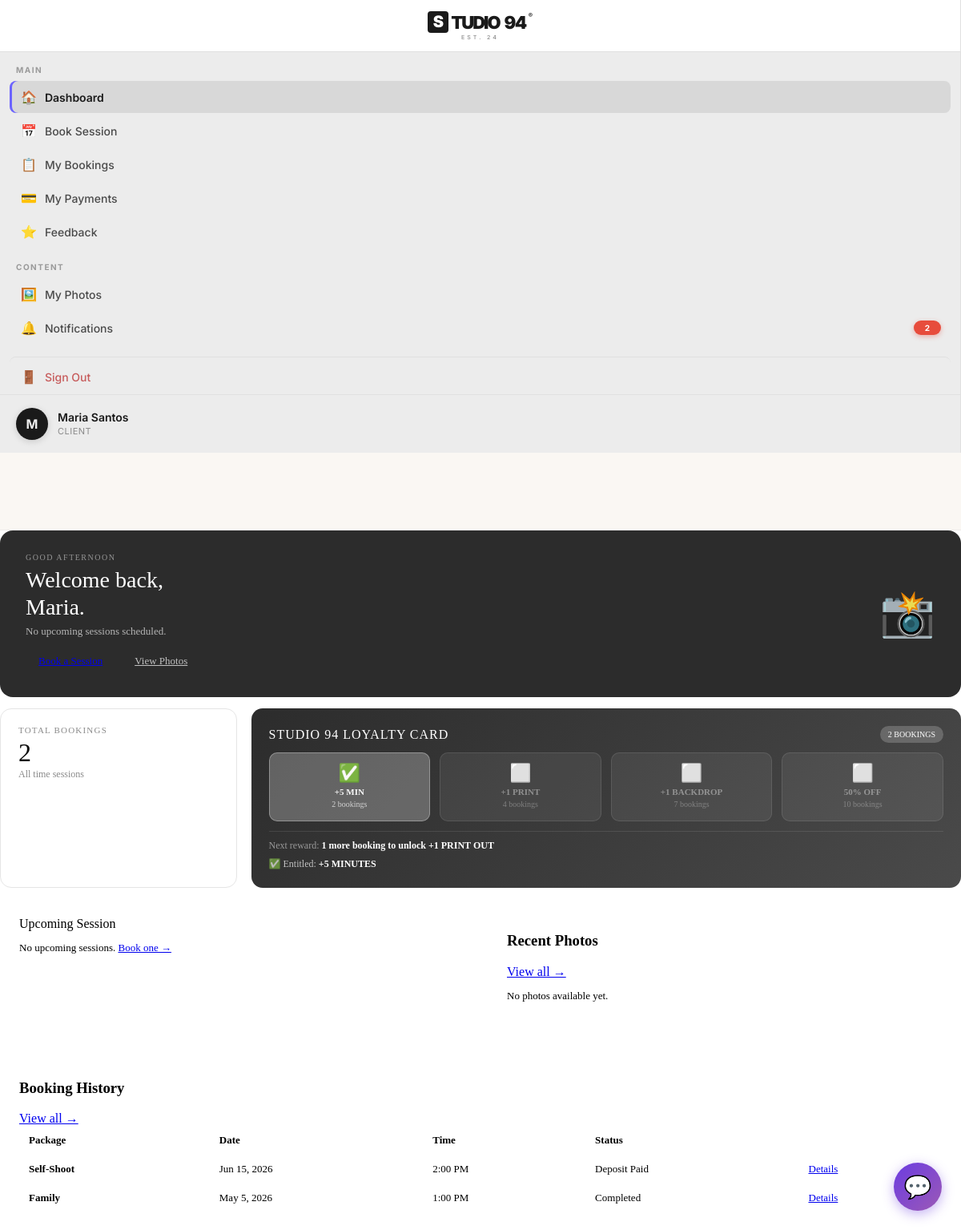
/ (signed in), run on the app's committed database.
### tables this page shows
CREATE TABLE IF NOT EXISTS users (
    id          INT UNSIGNED AUTO_INCREMENT PRIMARY KEY,
    name        VARCHAR(120)  NOT NULL,
    email       VARCHAR(180)  NOT NULL UNIQUE,
    phone       VARCHAR(30)   DEFAULT '',
    password    VARCHAR(255)  NOT NULL,
    role        ENUM('admin','staff','client') NOT NULL DEFAULT 'client',
    is_active   TINYINT(1)    NOT NULL DEFAULT 1,
    avatar      VARCHAR(255)  DEFAULT NULL,
    created_at  DATETIME      NOT NULL DEFAULT CURRENT_TIMESTAMP,
    updated_at  DATETIME      NOT NULL DEFAULT CURRENT_TIMESTAMP ON UPDATE CURRENT_TIMESTAMP
);

CREATE TABLE IF NOT EXISTS loyalty_cards (
    id              INT UNSIGNED AUTO_INCREMENT PRIMARY KEY,
    user_id         INT UNSIGNED  NOT NULL UNIQUE,
    card_number     VARCHAR(20)   NOT NULL UNIQUE,
    total_bookings  INT           NOT NULL DEFAULT 0,
    rewards_used    JSON          DEFAULT NULL,
    status          ENUM('Active','Inactive') NOT NULL DEFAULT 'Active',
    created_at      DATETIME      NOT NULL DEFAULT CURRENT_TIMESTAMP,
    updated_at      DATETIME      NOT NULL DEFAULT CURRENT_TIMESTAMP ON UPDATE CURRENT_TIMESTAMP,
    FOREIGN KEY (user_id) REFERENCES users(id) ON DELETE CASCADE
);

CREATE TABLE IF NOT EXISTS bookings (
    id               INT UNSIGNED AUTO_INCREMENT PRIMARY KEY,
    booking_ref      VARCHAR(20)   NOT NULL UNIQUE,
    user_id          INT UNSIGNED  NOT NULL,
    package_id       INT UNSIGNED  NOT NULL,
    date             DATE          NOT NULL,
    time             VARCHAR(20)   NOT NULL,
    people           INT           NOT NULL DEFAULT 1,
    phone            VARCHAR(30)   DEFAULT '',
    notes            TEXT          DEFAULT NULL,
    type             ENUM('online','walk-in') NOT NULL DEFAULT 'online',
    status           ENUM('Awaiting Approval','Approved (Unpaid)','Deposit Paid','Completed','Cancelled') NOT NULL DEFAULT 'Awaiting Approval',
    package_price    DECIMAL(10,2) DEFAULT 0,
    deposit_amount   DECIMAL(10,2) DEFAULT 0,
    deposit_paid     BOOLEAN       DEFAULT FALSE,
    remaining_balance DECIMAL(10,2) DEFAULT 0,
    fully_paid       BOOLEAN       DEFAULT FALSE,
    loyalty_reward   VARCHAR(30)   DEFAULT NULL,
    created_at       DATETIME      NOT NULL DEFAULT CURRENT_TIMESTAMP,
    updated_at       DATETIME      NOT NULL DEFAULT CURRENT_TIMESTAMP ON UPDATE CURRENT_TIMESTAMP,
    FOREIGN KEY (user_id)    REFERENCES users(id)    ON DELETE CASCADE,
    FOREIGN KEY (package_id) REFERENCES packages(id) ON DELETE RESTRICT
);

CREATE TABLE IF NOT EXISTS packages (
    id          INT UNSIGNED AUTO_INCREMENT PRIMARY KEY,
    parent_id   INT UNSIGNED  DEFAULT NULL,
    name        VARCHAR(80)   NOT NULL,
    price       DECIMAL(10,2) NOT NULL,
    duration    VARCHAR(50)   DEFAULT '',
    description TEXT          DEFAULT NULL,
    features    JSON          DEFAULT NULL,
    color       VARCHAR(30)   DEFAULT '#B0C4DE',
    is_active   TINYINT(1)    NOT NULL DEFAULT 1,
    is_popular  TINYINT(1)    NOT NULL DEFAULT 0,
    max_pax     INT           DEFAULT NULL,
    created_at  DATETIME      NOT NULL DEFAULT CURRENT_TIMESTAMP,
    FOREIGN KEY (parent_id) REFERENCES packages(id) ON DELETE CASCADE
);

### pages/client/dashboard.php (the view, shortened to what the rows shown need)
<?php
$pdo  = db();
$uid  = $user['id'];
$lcStmt = $pdo->prepare("SELECT total_bookings, card_number FROM loyalty_cards WHERE user_id=?");
$lcStmt->execute([$uid]);
$lc = $lcStmt->fetch();
$bookingCount = $lc ? (int)$lc['total_bookings'] : 0;
$rewards  = getLoyaltyRewards($bookingCount);
$progress = getLoyaltyProgress($bookingCount);
$upcoming = $pdo->prepare("SELECT b.*, p.name as pkg_name, p.duration FROM bookings b JOIN packages p ON b.package_id=p.id
    WHERE b.user_id=? AND b.date >= CURDATE() AND b.status NOT IN ('Cancelled') ORDER BY b.date ASC LIMIT 1");
$upcoming->execute([$uid]);
$nextSession = $upcoming->fetch();
$recentStmt = $pdo->prepare("SELECT b.*, p.name as pkg_name FROM bookings b JOIN packages p ON b.package_id=p.id
    WHERE b.user_id=? ORDER BY b.created_at DESC LIMIT 5");
$recentStmt->execute([$uid]);
$recentBookings = $recentStmt->fetchAll();
$totalBookings = $pdo->prepare("SELECT COUNT(*) FROM bookings WHERE user_id = ?");
$totalBookings->execute([$uid]);
$hasPreviousBookings = (int)$totalBookings->fetchColumn() > 0;
$greeting = $hasPreviousBookings ? 'Welcome back,' : 'Welcome,';
?>
<div class="welcome-banner">
  <div class="welcome-banner-text">
    <div class="eyebrow">Good <?= date('G') < 12 ? 'morning' : (date('G') < 17 ? 'afternoon' : 'evening') ?></div>
    <h2><?= $greeting ?><br/><?= clean(explode(' ', $user['name'])[0]) ?>.</h2>
    <p><?= $nextSession ? 'You have 1 upcoming session.' : 'No upcoming sessions scheduled.' ?></p>
    <div class="welcome-banner-actions">
      <a href="index.php?page=booking" class="btn-primary">Book a Session</a>
      <a href="index.php?page=photos" class="btn-ghost" style="color:rgba(255,255,255,0.7);border-color:rgba(255,255,255,0.2);">View Photos</a>
    </div>
  </div>
</div>
<div class="stats-grid">
  <div class="stat-card loyalty-card">
    <div class="loyalty-header">
      <div class="loyalty-title">STUDIO 94 LOYALTY CARD</div>
      <span class="badge"><?= $bookingCount ?> BOOKINGS</span>
    </div>
    <div class="loyalty-next">
      Next reward: <strong style="color:white;"><?= $progress['next'] ?></strong>
    </div>
    <?php if (!empty($rewards)): ?>
      <div class="loyalty-earned">
        ✅ Entitled: <strong style="color:white;"><?= implode(', ', $rewards) ?></strong>
      </div>
    <?php endif; ?>
  </div>
</div>
<div class="card" style="margin-top:20px;">
  <div class="table-wrap">
    <table>
      <thead>
        <tr>
          <th>Package</th>
          <th>Date</th>
          <th>Time</th>
          <th>Status</th>
          <th></th>
        </tr>
      </thead>
      <tbody>
        <?php foreach ($recentBookings as $b): ?>
        <tr>
          <td><strong><?= clean($b['pkg_name']) ?></strong></td>
          <td><?= formatDate($b['date']) ?></td>
          <td><?= clean($b['time']) ?></td>
          <td><?= statusBadge($b['status']) ?></td>
          <td><a href="index.php?page=bookings" class="btn-ghost btn-sm">Details</a></td>
        </tr>
        <?php endforeach; ?>
      </tbody>
    </table>
  </div>
</div>

### sidebar.php (shortened to what the rows shown need)
<?php
$avatarFile = !empty($user['avatar']) ? $user['avatar'] : null;
$avatarPath = $avatarFile ? __DIR__ . '/assets/uploads/avatars/' . $avatarFile : null;
$hasAvatar  = $avatarFile && $avatarPath && file_exists($avatarPath);
?>
<aside id="sidebar" class="sidebar">
  <a href="index.php?page=profile" class="sidebar-user-link" title="Edit Profile">
    <div class="sidebar-user">
      <div class="user-avatar" style="overflow:hidden;">
        <?php if ($hasAvatar): ?>
          <img
            src="<?= APP_URL ?>/assets/uploads/avatars/<?= clean($avatarFile) ?>?v=<?= time() ?>"
            alt="Avatar"
            style="width:100%;height:100%;object-fit:cover;border-radius:50%;display:block;"
          >
        <?php else: ?>
          <?= strtoupper(mb_substr($user['name'] ?: 'U', 0, 1)) ?>
        <?php endif; ?>
      </div>
      <div class="user-info">
        <div class="name"><?= clean($user['name']) ?></div>
        <div class="role"><?= ucfirst($role) ?></div>
      </div>
    </div>
  </a>
</aside>

### functions.php (shortened to what the rows shown need)
<?php
function db(): PDO
{
    static $pdo = null;
    if ($pdo === null) {
        try {
            $dsn = 'mysql:host=' . DB_HOST .
                   (defined('DB_PORT') && DB_PORT ? ';port=' . DB_PORT : '') .
                   ';dbname=' . DB_NAME .
                   ';charset=' . DB_CHARSET;
            $pdo = new PDO($dsn, DB_USER, DB_PASS, [
                PDO::ATTR_ERRMODE            => PDO::ERRMODE_EXCEPTION,
                PDO::ATTR_DEFAULT_FETCH_MODE => PDO::FETCH_ASSOC,
                PDO::ATTR_EMULATE_PREPARES   => false,
            ]);
        } catch (PDOException $e) {
            die(
                '<div style="
                    font-family:monospace;
                    padding:20px;
                    background:#fee;
                    border:1px solid #f00;
                    margin:20px;
                    border-radius:8px;
                ">
                    <strong>Database Connection Error:</strong><br>' .
                    htmlspecialchars($e->getMessage()) .
                    '<br><br>
                    Please run
                    <a href="' . APP_URL . '/sql/install.php">
                        sql/install.php
                    </a>
                    to set up the database.
                </div>'
            );
        }
    }
    return $pdo;
}
function isLoggedIn(): bool
{
    return isset($_SESSION['user_id'])
        && isset($_SESSION['role']);
}
function currentUser(): ?array
{
    return [
        'id'    => $_SESSION['user_id'] ?? 0,
        'name'  => $_SESSION['user_name'] ?? '',
        'email' => $_SESSION['user_email'] ?? '',
        'role'  => $_SESSION['role'] ?? '',
        'phone' => $_SESSION['user_phone'] ?? '',
    ];
}
function requireRole(string|array $roles): void
{
    $user = currentUser();
}
function clean(mixed $val): string
{
    return htmlspecialchars(
        trim((string)$val),
        ENT_QUOTES,
        'UTF-8'
    );
}
function formatDate(string $date): string
{
    return date('M j, Y', strtotime($date));
}
function statusBadge(string $status): string
{
    $map = [
        'Completed'         => 'badge-green',
        'Deposit Paid'      => 'badge-green',
        'Confirmed'         => 'badge-green',
        'Awaiting Approval' => 'badge-amber',
        'Approved (Unpaid)' => 'badge-amber',
        'PENDING'           => 'badge-amber',
        'PAID'              => 'badge-green',
        'UNPAID'            => 'badge-gray',
        'REJECTED'          => 'badge-red',
        'Cancelled'         => 'badge-red',
        'Pending'           => 'badge-amber',
        'Approved'          => 'badge-green',
        'Verified'          => 'badge-green',
        'Unverified'        => 'badge-amber',
        'Failed'            => 'badge-red',
        'In Stock'          => 'badge-green',
        'Low Stock'         => 'badge-amber',
        'Out of Stock'      => 'badge-red',
    ];
    $cls = $map[$status] ?? 'badge-gray';
    return
        '<span class="badge ' .
        $cls .
        '">' .
        clean($status) .
        '</span>';
}
function getLoyaltyRewards(int $bookings): array
{
    $earned = [];
    if ($bookings >= 2)  $earned[] = '+5 MINUTES';
    return $earned;
}
function getLoyaltyProgress(int $bookings): array
{
    $tiers = [
        2  => ['label' => '+5 MINUTES',   'next' => '1 more booking to unlock +5 MINUTES'],
        4  => ['label' => '+1 PRINT OUT', 'next' => '1 more booking to unlock +1 PRINT OUT'],
        7  => ['label' => '+1 BACKDROP',  'next' => '1 more booking to unlock +1 BACKDROP'],
        10 => ['label' => '50% OFF',      'next' => '1 more booking to unlock 50% OFF'],
    ];
    $nextTier = 2;
    $prevTier = 0;
    foreach ($tiers as $count => $info) {
        if ($bookings >= $count) {
            $prevTier = $count;
        } else {
            $nextTier = $count;
            break;
        }
    }
    $progressInTier = $bookings - $prevTier;
    $tierSize = $nextTier - $prevTier;
    $pct = $prevTier === 0
        ? round(($bookings / $nextTier) * 100)
        : round(($progressInTier / $tierSize) * 100);
    return [
        'pct'   => max(0, min(100, $pct)),
        'next'  => $tiers[$nextTier]['next'],
        'label' => $bookings . ' / ' . $nextTier . ' bookings',
    ];
}

### data on the page
users: name "M", name "Maria Santos", role "CLIENT", name "Maria"
loyalty_cards: total_bookings "2", total_bookings "1 more booking to unlock +1 PRINT OUT", total_bookings "+5 MINUTES"
bookings: package.name "Self-Shoot", date "Jun 15, 2026", time "2:00 PM", status "Deposit Paid"
bookings: package.name "Family", date "May 5, 2026", time "1:00 PM", status "Completed"

### other printed values
$item['section'] "MAIN"
$item['icon'] "🏠"
$item['label'] "Dashboard"
$item['icon'] "📅"
$item['label'] "Book Session"
$item['icon'] "📋"
$item['label'] "My Bookings"
$item['icon'] "💳"
$item['label'] "My Payments"
$item['icon'] "⭐"
$item['label'] "Feedback"
$item['section'] "CONTENT"
$item['icon'] "🖼️"
$item['label'] "My Photos"
$item['icon'] "🔔"
